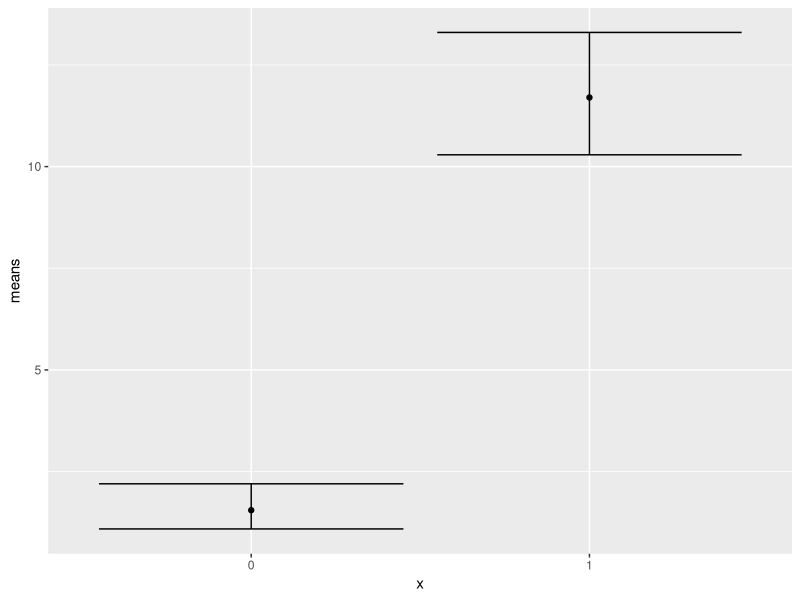

This figure's R source:
# emmeans

library(emmeans)
library(lme4)
library(ggplot2)


# Simulate data
x = rep(c(0,1), each=20)
y = rpois(40, exp(0.5 + x*2))
re = rep(letters[1:10], each=4)
data = data.frame(x=as.factor(x),y=y,re=re)

# Run the poisson glmer
m = glmer(y ~ x + (1|re), data=data, family='poisson')

# Examine model
summary(m)

# Calculate means and confidence intervals
emmeans(m, specs = ~ x, level=0.95, adjust='none', type='response')

# Assemble means and confidence intervals into data.frame for plotting
data.plot = data.frame(x = c("0","1"),
                       means = c(1.55, 11.7),
                       lower = c(1.09, 10.29),
                       upper = c(2.2, 13.3))
  # take values from emmeans output

# Plot means and confidence intervals
ggplot(data=data.plot, aes(x=x,y=means)) +
  geom_point() +
  geom_errorbar(aes(ymin=lower, ymax=upper))
